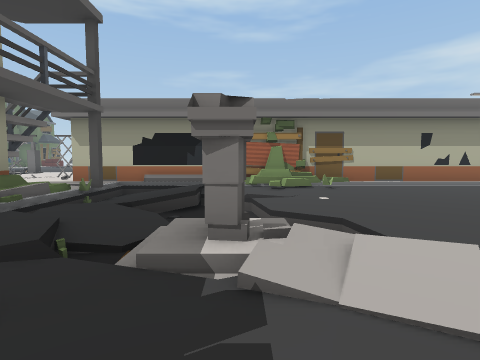
view 1 (above)

24 first-person views from a walk through a 3-D level made in the Unity game engine. The camera is 1.5 m above the floor, tilts 4° down and sees 80° across. The floor is counted in squares, 2 m on a side. Each view is taken from the middle of a square. On the plan, view 1 faces up. The plan holds only what a view shows up to about 10 squares ahead; the rest is blank. The place goes on beyond the plan. The player character is not drawn.

view 2
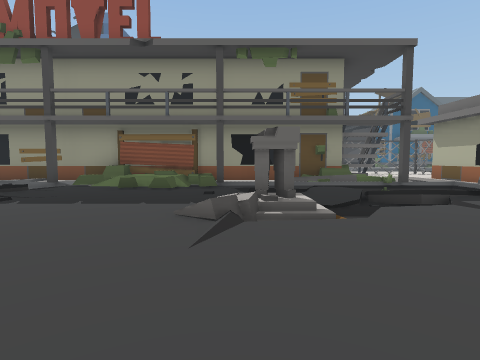

view 3
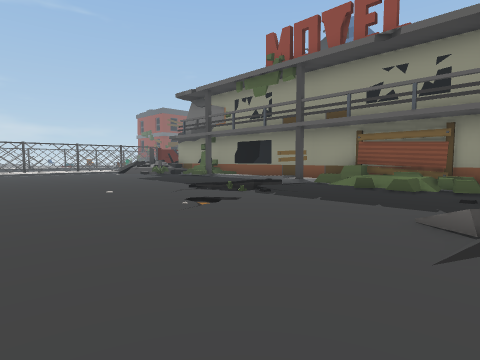

view 4
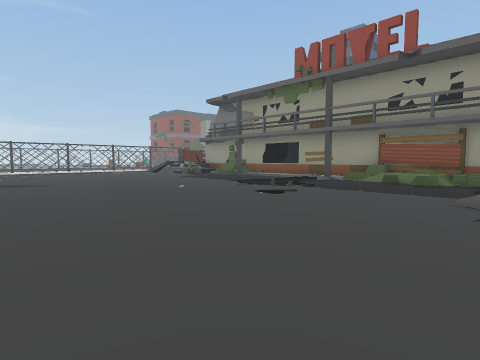

view 5
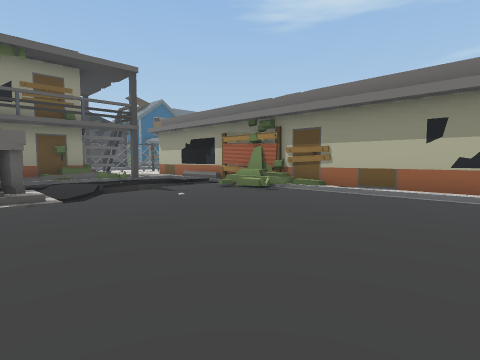

view 6
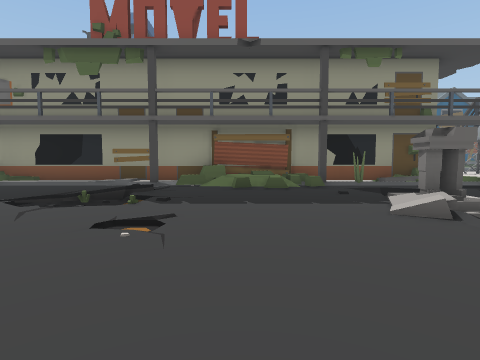

view 7
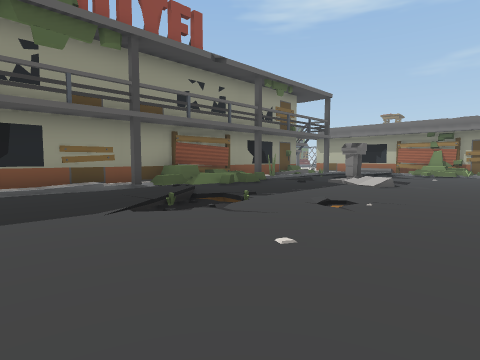

view 8
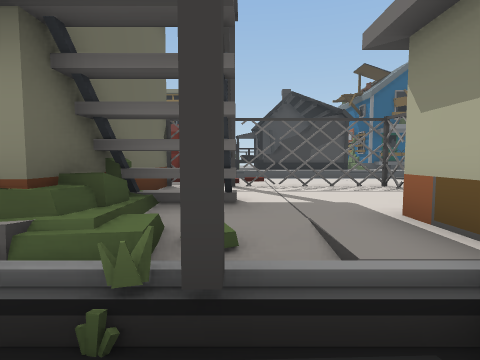

view 9
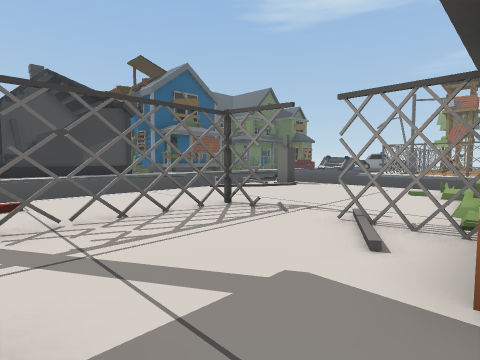

view 10
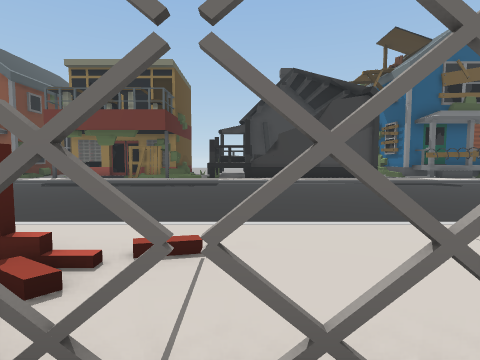

view 11
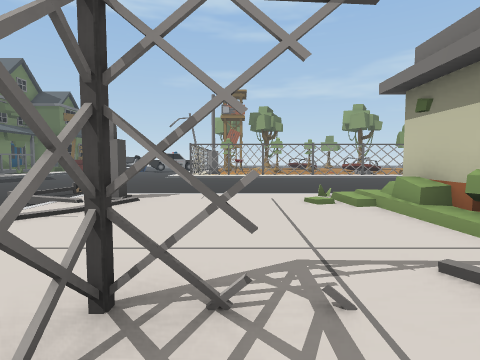

view 12
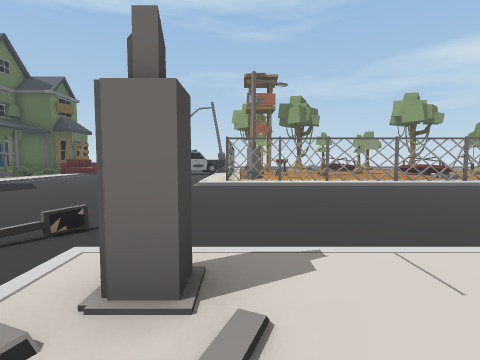

view 13
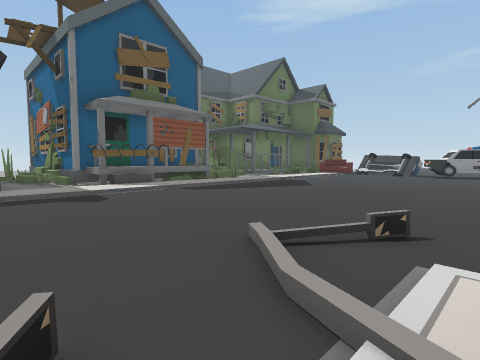

view 14
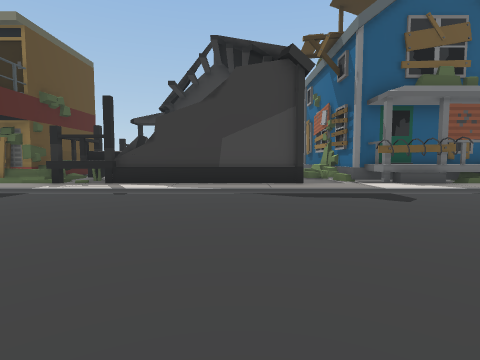

view 15
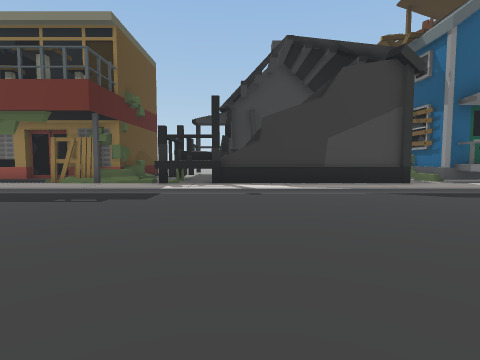

view 16
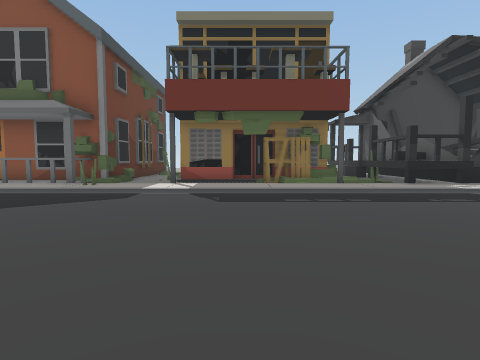

view 17
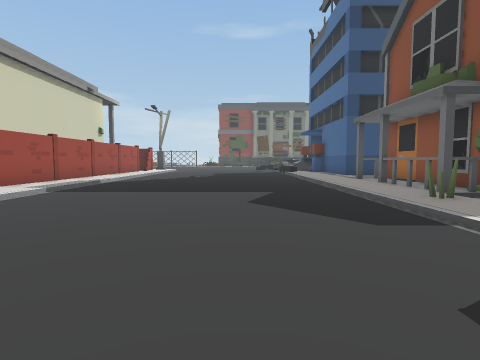

view 18
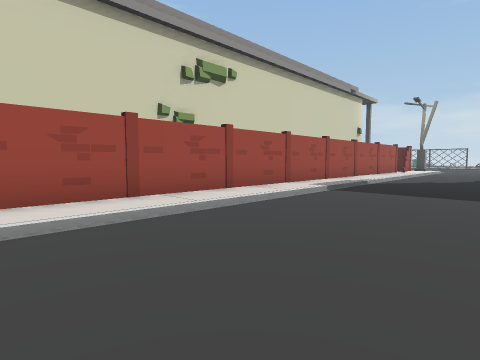

view 19
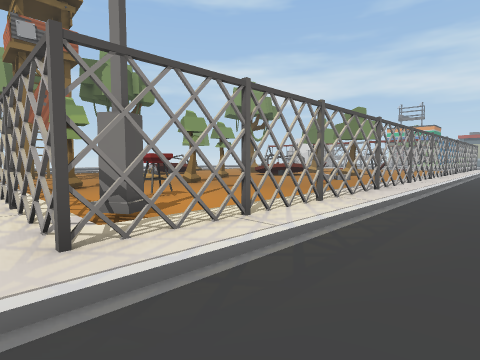

view 20
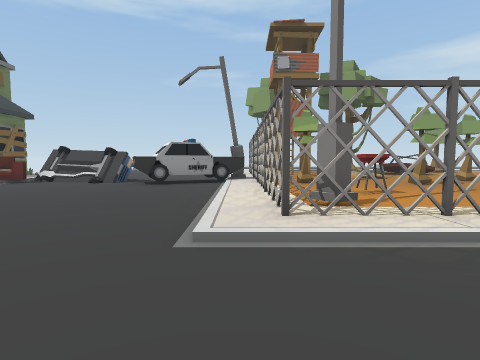

view 21
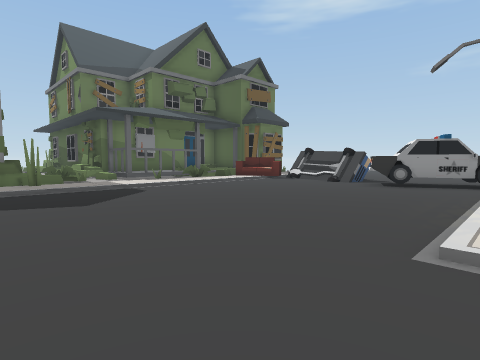

view 22
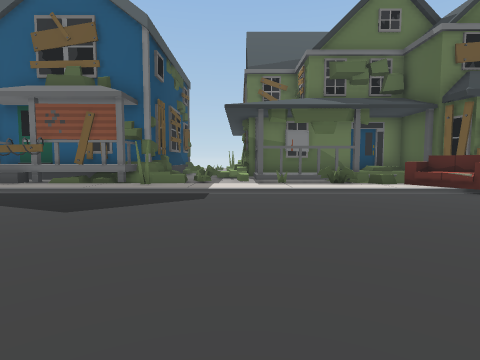

view 23
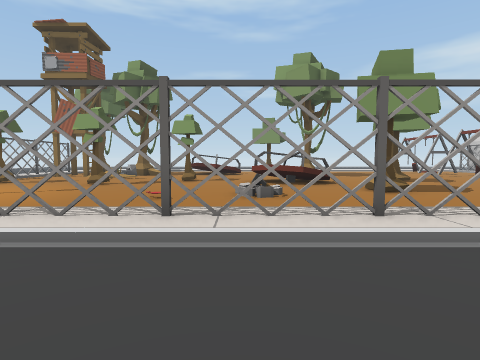

view 24
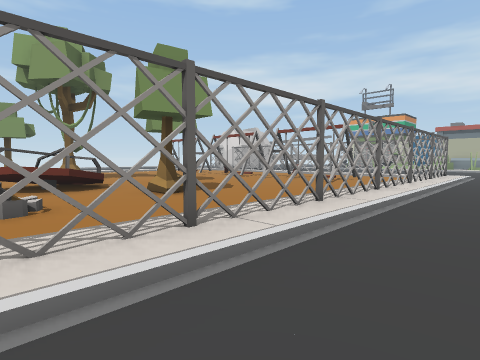

### Floor plan
Key: @ floor where view 1 was taken; # wall or solid block; x gap in a wall; . main floor; : floor 0.25 m higher than the main floor; - floor 0.25 m lower than the main floor; + floor 0.75 m higher than the main floor; / step, stairs or slope; = window, fence, low wall or low ledge; ^ raised ledge; T thing the floor can be seen under or through; H house; R tree; O other object.
Columns run from 23 left of view 1 to 7 right of it. Each row starts with its distance up from view 1.
 30  ## OOOOOOOO##......R..OOO.R..
 29  +^OO....OO.:/R...R....OOO....
 28  #=#:.......:/................
 27  ##=:.......:/............R....
 26  # /:.......:#.O...............
 25  # /:.......:#T................
 24  # /:.......:#T////////////////
 23  ==/:.......:#TTx#xx#xTTx#x##xx
 22 x^^/:..........................
 21  #^#:.......................
 20  ##::...............  .
 19  #^#:...............
 18  #^#:...............
 17  #^H:...............
 16  #^/:......O......
 15 .=./:.....//:O:::/
 14 .../:.......//:://#
 13  HH#:......O/::::/#
 12  HH#:......./:::::#
 11   H#:.......::::::#
 10  HH#:.......::#O:##
  9  HHH:.......::x:::#############
  8  HHH:.......::T:::::////#=.....
  7  HHH:.......::T::::/#///.......
  6   //:.......:#:::#==////.......
  5  #/#:.......:#:#####//=/.......
  4  #//:......  #     #/-///......
  3  #./:.......:#     #.#/O/......
  2  # /:.......:#    #..//O/......
  1  # /:.......:#     ##.../......
  0  # #:.......:#     #=..@.......
 -1  . /:.......:#     #/..........
 -2  //#:.......:#    ##/..........
 -3  ###:.......:#    #///=/.......
 -4  #:#:.......:#    #:#://......
 -5  #:#:.......:#    #:/../......
 -6  #:::.......:#    #:..........
 -7  ###:.......:#    #:..........

Where each view was taken, in squares from view 1:
view 1: 0 up, 0 right, facing up
view 2: 2 up, 5 right, facing left
view 3: 2 up, 5 right, facing down-left
view 4: 2 up, 7 right, facing down-left
view 5: 2 up, 7 right, facing up-left
view 6: 1 down, 5 right, facing left
view 7: 7 down, 4 right, facing up-left
view 8: 7 up, 2 left, facing left
view 9: 7 up, 5 left, facing up-left
view 10: 8 up, 8 left, facing left
view 11: 9 up, 8 left, facing up
view 12: 13 up, 10 left, facing up
view 13: 13 up, 11 left, facing up-left
view 14: 12 up, 12 left, facing left
view 15: 9 up, 12 left, facing left
view 16: 2 up, 12 left, facing left
view 17: 3 up, 16 left, facing down
view 18: 3 up, 15 left, facing down-right
view 19: 21 up, 11 left, facing up-right
view 20: 20 up, 11 left, facing up
view 21: 20 up, 11 left, facing up-left
view 22: 24 up, 12 left, facing left
view 23: 20 up, 1 left, facing up
view 24: 21 up, 1 left, facing up-right
